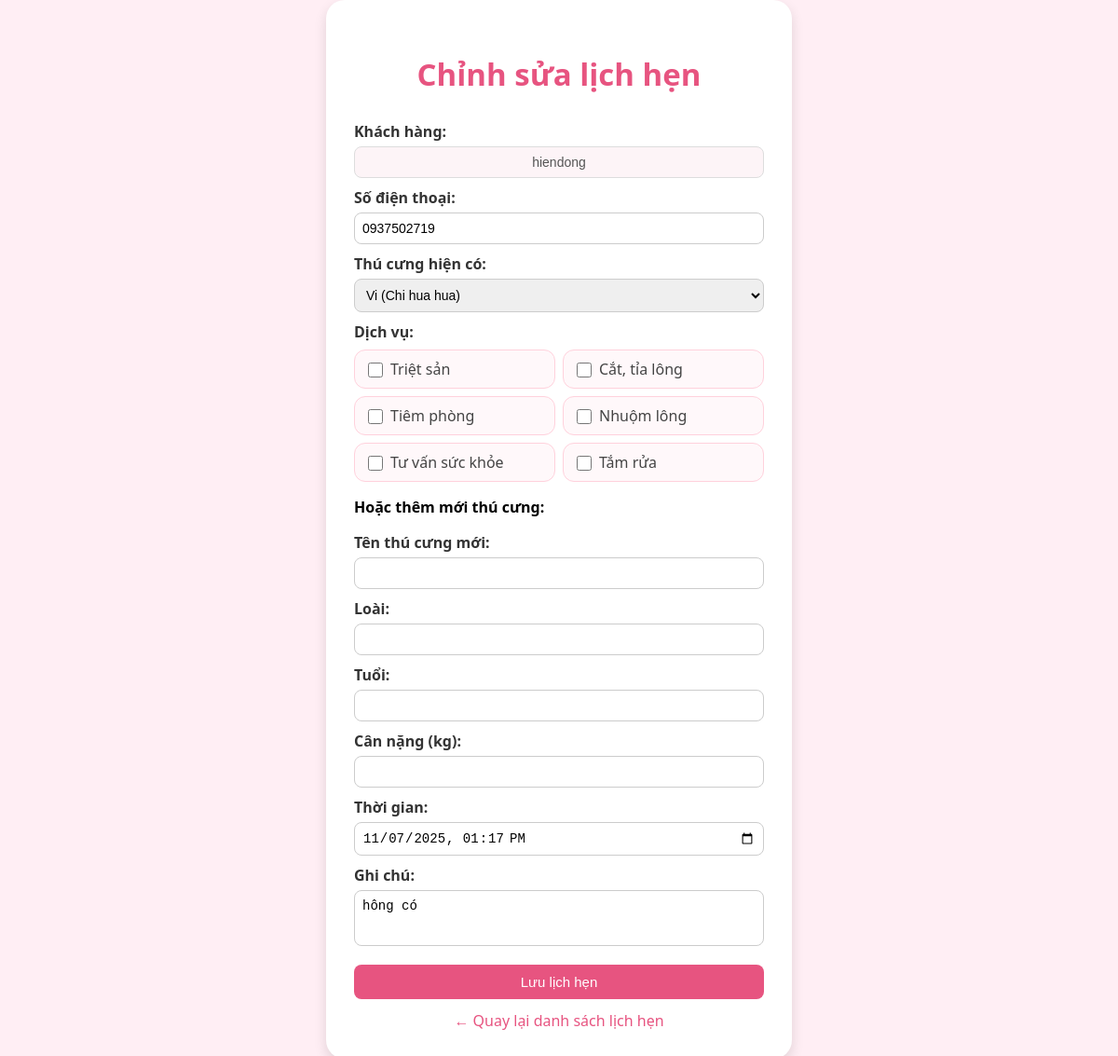
The app's page /lich-hen/sua/6/ (signed in) with its own data.
### LichHen/models.py (models this page shows, shortened)
class LichHen(models.Model):
    phone_validator = RegexValidator(
        regex=r'^\d{10}$',
        message="Số điện thoại phải gồm đúng 10 chữ số."
    )
    TRANG_THAI_CHOICES = [
        ('sap_toi', 'Sắp tới'),
        ('hoan_thanh', 'Hoàn thành'),
        ('huy', 'Đã hủy'),
    ]
    khach_hang = models.ForeignKey(
        KhachHang,
        on_delete=models.CASCADE,
        help_text="Khách hàng đặt lịch hẹn."
    )
    thu_cung = models.ForeignKey(
        ThuCung,
        on_delete=models.CASCADE,
        help_text="Thú cưng được chăm sóc."
    )
    nhan_vien = models.ForeignKey(
        NhanVien,
        on_delete=models.SET_NULL,
        null=True, blank=True,
        help_text="Nhân viên phụ trách dịch vụ."
    )
    so_dien_thoai = models.CharField(
        max_length=10,
        validators=[phone_validator],
        blank=False,  # ❌ không được để trống
        null=False,  # ❌ không được null
        verbose_name="Số điện thoại"
    )
    thoi_gian = models.DateTimeField(help_text="Thời gian thực hiện dịch vụ.")
    ghi_chu = models.TextField(blank=True, help_text="Ghi chú đặc biệt của khách hàng.")
    trang_thai = models.CharField(max_length=20, choices=TRANG_THAI_CHOICES, default='sap_toi')
    ly_do_huy = models.TextField(blank=True, null=True)

### DV/models.py (models this page shows)
class DichVu(models.Model):
    ten_dich_vu = models.CharField(max_length=100, verbose_name="Tên dịch vụ")
    mo_ta = models.TextField(verbose_name="Mô tả", blank=True)
    gia = models.DecimalField(max_digits=10, decimal_places=2, verbose_name="Giá")
    hinh_anh = models.ImageField(upload_to="dichvu/", blank=True, null=True, verbose_name="Hình ảnh")
    def __str__(self):
        return self.ten_dich_vu

### LichHen/views.py (the view)
# urls.py: path('sua/<int:id>/', views.sua_lich_hen, name='sua_lich_hen'),
@login_required(login_url='/dangnhap/')
def sua_lich_hen(request, id):
    lich_hen = get_object_or_404(LichHen, id=id)
    khach_hang = lich_hen.khach_hang  # ✅ lấy khách hàng tương ứng
    if request.method == 'POST':
        form = LichHenForm(request.POST, instance=lich_hen, khach_hang=khach_hang)
        if form.is_valid():
            lich_hen = form.save(commit=False)
            lich_hen.khach_hang = khach_hang
            lich_hen.save()
            from .models import DV_LichHen  # đảm bảo import model
            DV_LichHen.objects.filter(lich_hen=lich_hen).delete()
            dich_vu_list = form.cleaned_data.get('dich_vu', [])
            for dv in dich_vu_list:
                DV_LichHen.objects.create(lich_hen=lich_hen, dich_vu=dv)
            messages.success(request, "Cập nhật lịch hẹn thành công!")
            return redirect('lich_hen_sap_toi')
        else:
            messages.error(request, "Vui lòng kiểm tra lại thông tin nhập.")
    else:
        form = LichHenForm(instance=lich_hen, khach_hang=khach_hang)
    return render(request, 'lichhen/sua_lich_hen.html', {'form': form, 'lich_hen': lich_hen})

### TB/context_processors.py (called while the page is built)
def thong_bao_moi(request):
    thong_baos_moi = []
    if request.user.is_authenticated:
        thong_baos_moi = ThongBao.objects.filter(
            nguoi_nhan=request.user, da_doc=False
        ).order_by('-ngay_tao')[:5]
    return {'thong_baos_moi': thong_baos_moi}

### TK/models.py (called while the page is built)
    def __str__(self):
        return f"{self.ten_thucung} ({self.loai})"

### LichHen/templates/lichhen/sua_lich_hen.html (shortened to what this page needs)
{% extends 'lichhen/tao_lich_hen.html' %}
{% block form_title %}
  <h2>Chỉnh sửa lịch hẹn</h2>
{% endblock %}

### LichHen/templates/lichhen/tao_lich_hen.html (shortened to what this page needs)
{% load static %}
<!DOCTYPE html>
<html lang="vi">
<head>
  <link rel="stylesheet" href="{% static 'lichhen/style.css' %}">
  <link rel="stylesheet" href="https://cdnjs.cloudflare.com/ajax/libs/font-awesome/6.5.0/css/all.min.css">
</head>
<body>
  <div class="form-box">
    <div class="form-title">
    {% block form_title %}{% endblock %}
    </div>
    <form method="POST" novalidate>
      {% if user.is_authenticated %}
        <label>Khách hàng:</label>
        <input type="text" class="khachhang-input" value="{{ user.username }}" readonly>
        <label for="id_so_dien_thoai">Số điện thoại:</label>
        {{ form.so_dien_thoai }}
      {% endif %}
      <label>Thú cưng hiện có:</label>
      {{ form.thu_cung }}
      <label>Dịch vụ:</label>
      <div class="service-container">
        {% for checkbox in form.dich_vu %}
          <div class="service-item">
            {{ checkbox.tag }}
            <label for="{{ checkbox.id_for_label }}">{{ checkbox.choice_label }}</label>
          </div>
        {% endfor %}
      </div>
      <p><b>Hoặc thêm mới thú cưng:</b></p>
      <label>Tên thú cưng mới:</label>
      {{ form.ten_thu_cung_moi }}
      <label>Loài:</label>
      {{ form.loai }}
      <label>Tuổi:</label>
      {{ form.tuoi }}
      <label>Cân nặng (kg):</label>
      {{ form.can_nang }}
      <label>Thời gian:</label>
      {{ form.thoi_gian }}
      <label>Ghi chú:</label>
      {{ form.ghi_chu }}
      <button type="submit" class="submit-btn">Lưu lịch hẹn</button>
    </form>
    <a href="{% url 'lich_hen_sap_toi' %}" class="back-link">
      ← Quay lại danh sách lịch hẹn
    </a>
  </div>
</body>
</html>

### LichHen/static/lichhen/style.css (style rules this page uses)
body { margin: 0; font-family: "Segoe UI", sans-serif; background-color: #fdeff4; }

### LichHen/templates/lichhen/tao_lich_hen.html (style rules this page uses)
body { font-family: "Segoe UI", sans-serif; background-color: #ffeef4; margin: 0; padding: 0; display: flex; justify-content: center; align-items: center; min-height: 100vh; }
.form-box { width: 440px; background: #fff; padding: 30px; border-radius: 20px; box-shadow: 0 6px 14px rgba(0,0,0,0.12); animation: fadeIn 0.5s ease; }
.form-title { text-align: center; color: #e75480; font-size: 22px; margin-bottom: 15px; font-weight: bold; }
label { display: block; margin-top: 10px; font-weight: 600; color: #333; }
input, select, textarea { width: 100%; padding: 8px; margin-top: 5px; border: 1px solid #ccc; border-radius: 8px; font-size: 14px; box-sizing: border-box; }
textarea { height: 60px; resize: none; }
.khachhang-input { background-color: #fdf4f7; color: #555; font-weight: 500; border: 1px solid #ddd; border-radius: 8px; text-align: center; }
.service-container { display: grid; grid-template-columns: repeat(2, 1fr); gap: 8px; margin-top: 8px; }
.service-item { background: #fff8fa; border: 1.5px solid #ffd1dc; border-radius: 12px; padding: 8px 10px; display: flex; align-items: center; cursor: pointer; transition: 0.25s; }
.service-item input[type="checkbox"] { accent-color: #e75480; margin-right: 8px; width: 16px; height: 16px; cursor: pointer; }
.service-item label { margin: 0; font-weight: 500; color: #444; cursor: pointer; }
.submit-btn { background: #e75480; color: white; border: none; padding: 10px 15px; border-radius: 8px; cursor: pointer; width: 100%; font-size: 15px; margin-top: 15px; transition: 0.2s; }
.back-link { display: block; text-align: center; margin-top: 12px; color: #e75480; text-decoration: none; font-weight: 500; }

### records on screen
LichHen: so_dien_thoai "0937502719", thu_cung "Vi (Chi hua hua)", thoi_gian "11/07/2025 13:17", ghi_chu "hông có"
DichVu: choice_label "Triệt sản"
DichVu: choice_label "Cắt, tỉa lông"
DichVu: choice_label "Tiêm phòng"
DichVu: choice_label "Nhuộm lông"
DichVu: choice_label "Tư vấn sức khỏe"
DichVu: choice_label "Tắm rửa"
